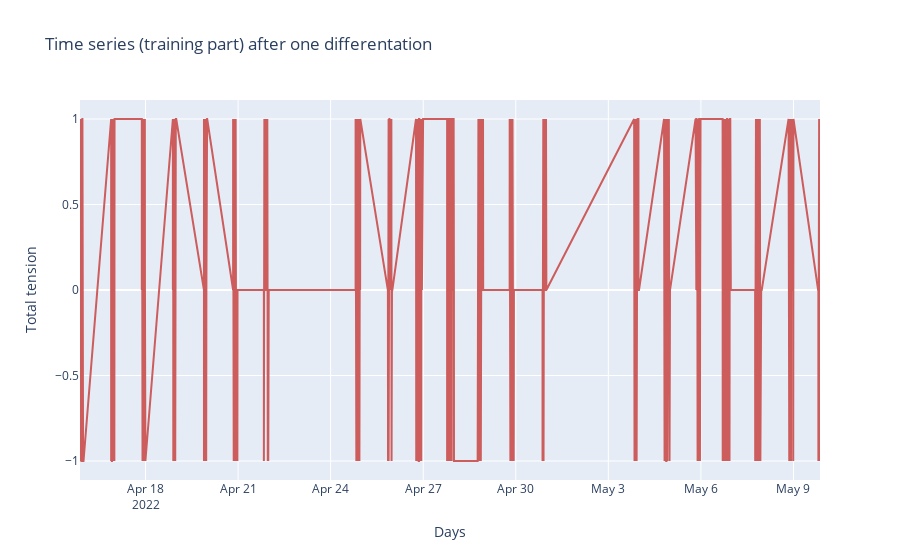

The notebook cell this image was saved under:
### Markdown cell above
We can see a deterministic component of trend in our time series, so we should differentiate time series with order equals to one or two to remove that trend.

### Code cell
plot_time_series(ts_train.diff(), title = 'Time series (training part) after one differentation')

### Figure 1 — Plotly figure (JSON) as saved in the notebook; plotly's stock layout.template omitted (floating-point values rounded to 4 significant figures; data arrays with more than 128 entries replaced by an {"elided": "..."} marker saying what was removed)
{"data": [{"marker": {"color": "indianred"}, "text": "tension", "type": "scatter", "x": {"elided": "2240 str values"}, "y": {"elided": "2240 int values"}}], "layout": {"showlegend": false, "title": {"text": "Time series (training part) after one differentation"}, "xaxis": {"title": {"text": "Days"}}, "yaxis": {"title": {"text": "Total tension"}}}}
